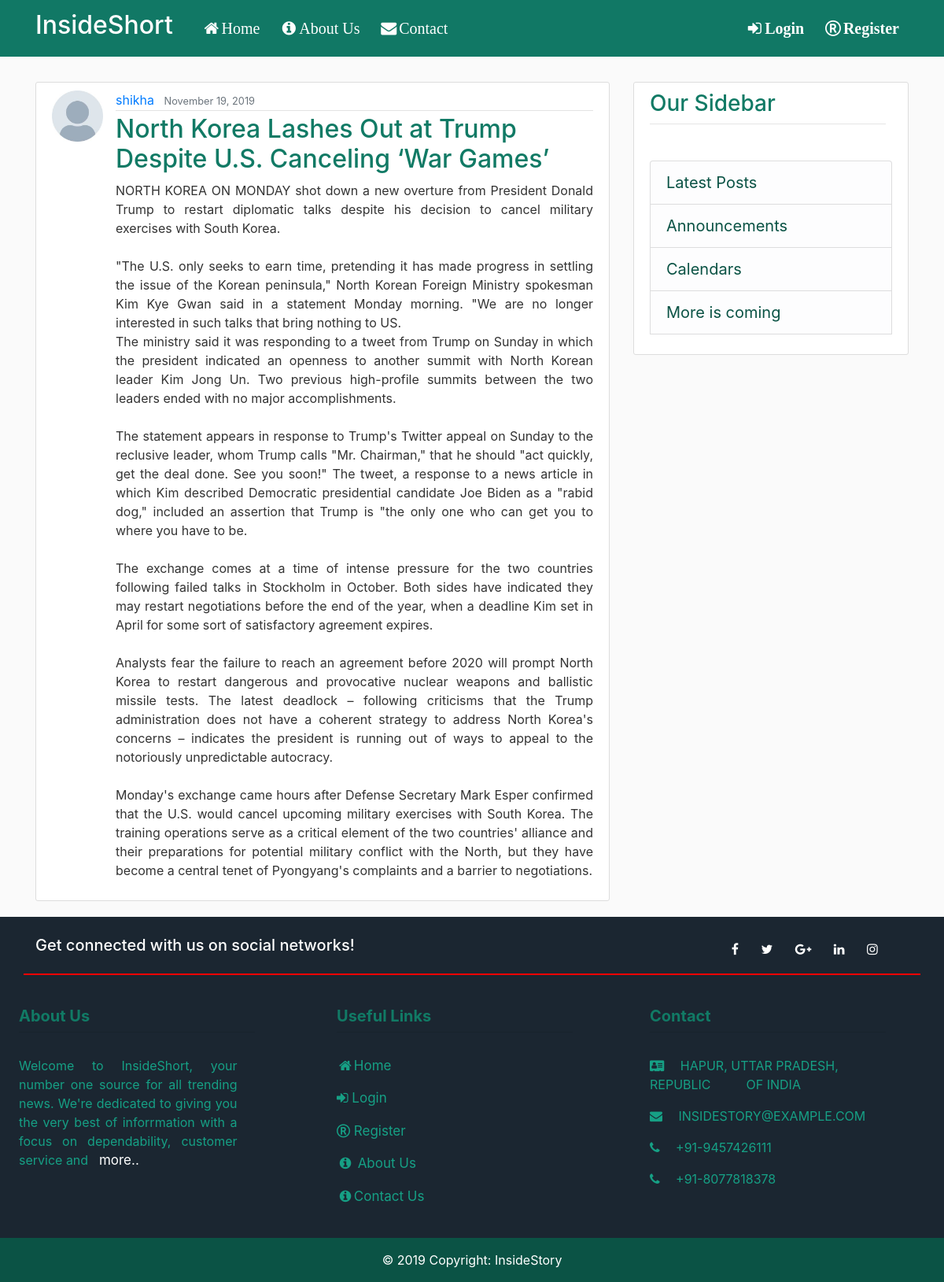
/post/50/, run on the app's committed database.
### blog/models.py (models this page shows, shortened)
class Post(models.Model):
	title = models.CharField(max_length=100)
	content = models.TextField()
	date_posted =models.DateTimeField(default=timezone.now)
	author = models.ForeignKey(User, on_delete=models.CASCADE)

### users/models.py (models this page shows, shortened)
class Profile(models.Model):
	user = models.OneToOneField(User, on_delete=models.CASCADE)
	image = models.ImageField(default='default.jpg', upload_to='Profile_pics')

### blog/views.py (the view)
# urls.py: path('post/<int:pk>/', PostDetailView.as_view(), name='post-detail'),
class PostDetailView(DetailView):
	model = Post

### blog/templates/blog/post_detail.html (shortened to what this page needs)
{% extends "blog/base.html" %}
{% block content %}
	<article class="media content-section">
	  <img class="rounded circle article-img" src="{{ object.author.profile.image.url }}">
	  <div class="media-body">
	    <div class="article-metadata">
	      <a class="mr-2" href="{% url 'user-posts' object.author.username %}">{{ object.author }}</a>
	      <small class="text-muted">{{ object.date_posted|date:"F d, Y " }}</small>
	    </div>
	    <h2 class="article-title"> {{ object.title }} </h2>
	    <p class="article-content"> {{ object.content }}</p>
	  </div>
	</article>
{% endblock content %}

### blog/static/blog/main.css (style rules this page uses)
body { background: #fafafa; color: #333333; margin-top: 5rem; }
h1, h2, h3, h4, h5, h6 { color: #117A65; }
.content-section { background: #ffffff; padding: 10px 20px; border: 1px solid #dddddd; border-radius: 3px; margin-bottom: 20px; }
.article-title { color: #117A65; }
.article-content { white-space: pre-line; text-align: justify; }
.article-img { height: 65px; width: 65px; margin-right: 16px; }
.article-metadata { padding-bottom: 1px; margin-bottom: 4px; border-bottom: 1px solid #e3e3e3 }

### data on the page
Post: author.profile.image (placeholder picture), author "shikha", date_posted "November 19, 2019", title "North Korea Lashes Out at Trump Despite U.S. Canceling ‘War Games’", content "NORTH KOREA ON MONDAY shot down a new overture from President Donald Trump to restart diplomatic talks despite his decision to cancel military exercises with South Korea. \"The U.S. only seeks to earn time, pretending it has made progress in settling the issue of the Korean peninsula,\" North Korean Foreign Ministry spokesman Kim Kye Gwan said in a statement Monday morning. \"We are no longer interested in such talks that bring nothing to US. The ministry said it was responding to a tweet from Trump on Sunday in which the president indicated an openness to another summit with North Korean leader Kim Jong Un. Two previous high-profile summits between the two leaders ended with no major…"
